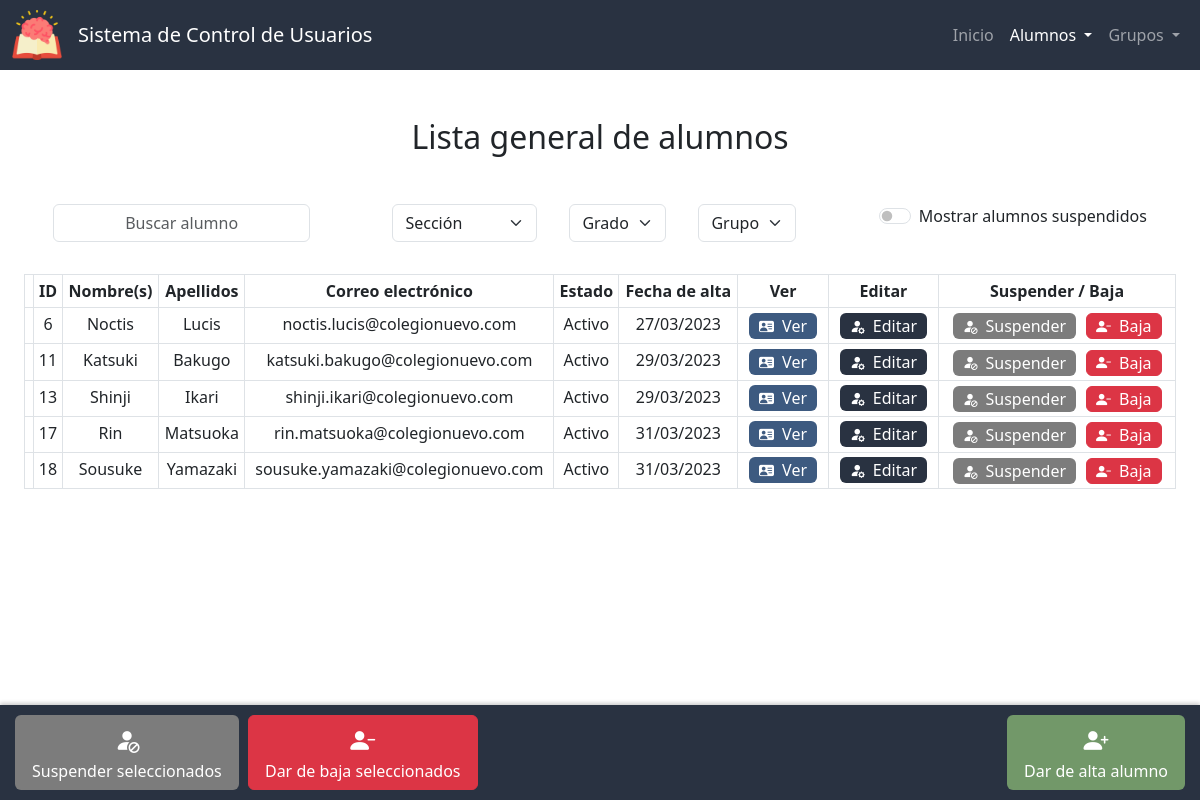
/lista_alumnos, run on an earlier commit of the app's database.
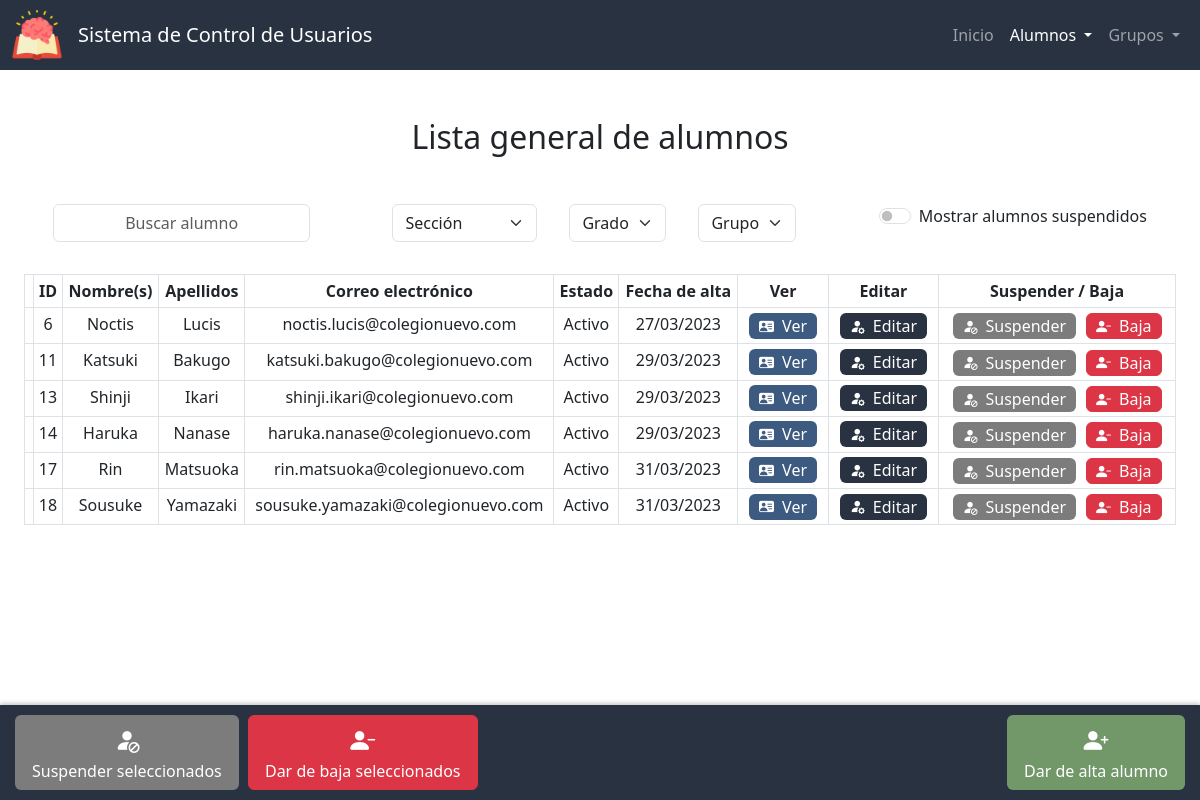
And on a later commit of the database.
### app.py (models this page shows, shortened)
class Alumnos(db.Model):
    id = db.Column(db.Integer, primary_key=True)
    nombre = db.Column(db.String(50), nullable=False)
    apellidos = db.Column(db.String(50), nullable=False)
    correo = db.Column(db.String(50), nullable=False, unique=True)
    estado = db.Column(db.Integer, nullable=False, default=0) # 0 - activo, 1 - suspendido, 2 - baja
    fecha_de_creacion = db.Column(db.DateTime, nullable=False, default=datetime.now)

### app.py (the view)
@app.route("/lista_alumnos", methods=["GET", "POST"])
def lista_alumnos():
    if request.method == "POST":
        grupo_actual = {}
        grupo_actual["seccion"] = request.form.get("seccion")
        grupo_actual["grado"] = request.form.get("grado")
        grupo_actual["grupo"] = request.form.get("grupo")
        suspendidos = True if request.form.get("suspendidos") == "on" else False
        estado = [0, 1] if suspendidos else [0]
        secciones = db.session.query(Grupos.seccion).distinct().all()
        datos = consultar_alumnos(grupo_actual, suspendidos,estado)
        if datos:
            return render_template("lista_alumnos.html", active="Lista de alumnos", lista=datos['lista'] , estados=ESTADOSV, grupo_actual=grupo_actual, secciones=secciones, grados=datos['grados'], grupos=datos['grupos'], suspendidos=suspendidos)
        else:
            lista = Alumnos.query.filter(Alumnos.estado.in_(estado)).all()
            return render_template("lista_alumnos.html", active="Lista de alumnos", lista=lista, estados=ESTADOSV, grupo_actual=None, secciones=secciones, grados=None, grupos=None, suspendidos=suspendidos)
    else:
        estado = 0
        lista = Alumnos.query.filter(Alumnos.estado == estado).all()
        secciones = db.session.query(Grupos.seccion).distinct().all()
        return render_template("lista_alumnos.html", active="Lista de alumnos", lista=lista, estados=ESTADOSV, grupo_actual=None, secciones=secciones, grados=None, grupos=None)

### templates/lista_alumnos.html (shortened to what this page needs)
{% extends "layout.html" %}
{% block scripts %}
    <link href="https://unpkg.com/bootstrap-table@1.21.3/dist/bootstrap-table.min.css" rel="stylesheet">
{% endblock %}
{% block main %}
    <h2 class="mb-5">
        {% if grupo_actual %} Lista de {% else %} Lista general de alumnos {% endif %}
    </h2>
    <form id="form-buscar-grupo" action="/lista_alumnos" method="post">
        <div class="d-flex justify-content-around">
            <div class="mb-3 mx-3">
                <input autocomplete="off" class="form-control mx-auto w-auto" autofocus id="buscar" placeholder="Buscar alumno" type="text">
            </div>
            <div class="d-flex flex-row bd-highlight mb-3 justify-content-center">
                <div class="mb-3 mx-3">
                    <select class="select form-select mx-auto w-auto" name="seccion" id="seccion" required>
                        <option selected value="">Sección</option>
                    </select>
                </div>
                <div class="d-flex flex-row justify-content-center" {% if grupo_actual.seccion %} style="display:block" {% else %} style="display:none" {% endif %}>
                    <div class="mb-3 mx-3">
                        <select class="select form-select mx-auto w-auto" name="grado" id="grado" required>
                            <option selected value="">Grado</option>
                        </select>
                    </div>
                    <div class="mb-3 mx-3">
                        <select class="select form-select mx-auto w-auto" name="grupo" id="grupo" required>
                            <option selected value="">Grupo</option>
                        </select>
                    </div>
                </div>
            </div>
            <div class="mb-3 mx-3">
                <div class="form-check form-switch switch-primario">
                    <input class="form-check-input" type="checkbox" id="suspendidos" name="suspendidos" {% if suspendidos %} checked {% endif %}>
                    <label class="form-check-label" for="suspendidos">Mostrar alumnos suspendidos</label>
                </div>
            </div>
        </div>
    </form>
    <div id="alumnos-div" class="container-fluid">
        <table id="tabla-alumnos" class="table table-hover table-bordered table-sm"
        data-search="true" data-search-accent-neutralise="true" data-search-selector="#buscar"
        data-show-columns="true" data-show-columns-toggle-all="true"
        data-show-pagination-switch="true" data-show-toggle="true" data-show-fullscreen="true"
        data-buttons-class="" data-locale="es-MX" data-visible-search="true"
        data-page-list="[10, 25, 50, 100, All]" data-select-item-name="selectedItems">
            <thead id="thead" class="color-primario">
                <tr>
                    <th data-field="state" data-checkbox="true"></th>
                    <th data-sortable="true" scope="col" data-visible="false" >ID</th>
                    <th data-sortable="true" scope="col">Nombre(s)</th>
                    <th data-sortable="true" scope="col">Apellidos</th>
                    <th data-sortable="true" scope="col">Correo electrónico</th>
                    <th data-sortable="true" scope="col" class="col-movil">Estado</th>
                    <th data-sortable="true" scope="col" class="col-movil">Fecha de alta</th>
                    <th>Ver</th>
                    <th class="col-movil">Editar</th>
                    <th class="col-movil">Suspender / Baja</th>
                </tr>
            </thead>
            <tbody id="tbody">
                {% for i in lista %}
                    <tr {% if i.estado == 1 %} class="suspendido" {% endif %}>
                        <td></td>
                        <td>{{ i.id }}</td>
                        <td >{{ i.nombre }}</td>
                        <td>{{ i.apellidos }}</td>
                        <td>{{ i.correo }}</td>
                        <td>{{ estados[i.estado] }}</td>
                        <td>{{ i.fecha_de_creacion.strftime('%d/%m/%Y') }}</td>
                        <td>
                            <form action="/ver_alumno" method="get">
                                <button type="submit" class="edit btn ver" title="Ver alumno"><i class="bi-small bi bi-person-vcard-fill mx-1"></i><span class="mx-1 no-movil">Ver</span></button>
                            </form>
                        </td>
                        <td>
                            <form action="/editar_alumno" method="get">
                                <button type="submit" class="edit btn color-primario" title="Editar alumno"><i class="bi-small bi bi-person-fill-gear mx-1"></i><span class="mx-1 no-movil">Editar</span></button>
                            </form>
                        </td>
                        <td>
                            <div class="btn-group">
                                <form action="/suspender_alumno" method="post" {% if i.estado in (1,2) %} style="display:none;" {% else %} style="display:inline;" {% endif %}>
                                    <button type="submit" class="edit btn gris-oscuro" title="Suspender alumno"><i class="bi-small bi-person-fill-slash mx-1"></i><span class="mx-1 no-movil">Suspender</span></button>
                                </form>
                                <form id="form-eliminar-usuario" action="/eliminar_usuario" method="post">
                                    <button type="button" class="edit btn btn-danger" title="Eliminar alumno" onclick="confirmarEliminarUsuario('{{ i.id }}', '{{ i.nombre }}', '{{ i.apellidos }}')"><i class="bi-small bi bi-person-dash-fill mx-1"></i><span class="mx-1 no-movil">Baja</span></button>
                                </form>
                            </div>
                        </td>
                    </tr>
                {% endfor %}
            </tbody>
        </table>
    </div>
    <div class="botones-fijos d-flex justify-content-between">
        <div class="btn-group">
            <div>
                <button id="suspender-seleccionados" class="btn-big btn gris-oscuro" title="Suspender seleccionados"><i class="bi bi-person-fill-slash"></i><div class="mx-1 no-movil">Suspender seleccionados</div></button>
                <button id="eliminar-seleccionados" class="btn-big btn btn-danger" title="Dar de baja seleccionados"><i class="bi bi-person-dash-fill"></i><div class="mx-1 no-movil">Dar de baja seleccionados</div></button>
            </div>
        </div>
        <div>
            <form action="/alta_alumno">
                <button type="submit" class="btn-big btn verde" title="Dar de alta alumno"><i class="bi bi-person-plus-fill"></i><div class="mx-1 no-movil">Dar de alta alumno</div></button>
            </form>
        </div>
    </div>
{% endblock %}

### templates/layout.html (shortened to what this page needs)
<!DOCTYPE html>
<html lang="es">
    <head>
        <link href="https://cdn.jsdelivr.net/npm/bootstrap@5.3.0-alpha1/dist/css/bootstrap.min.css" rel="stylesheet">
        <link rel="stylesheet" href="https://cdn.jsdelivr.net/npm/bootstrap-icons@1.10.3/font/bootstrap-icons.css">
        <link rel="stylesheet" href="https://use.fontawesome.com/releases/v5.6.3/css/all.css">
        {% block scripts %}
        {% endblock %}
        <link href="/static/styles.css" rel="stylesheet">
    </head>
    <body>
        <nav class="navbar navbar-expand-sm navbar-dark">
            <div class="container-fluid">
                <a class="navbar-brand" href="/">
                    <img alt="logo de escuela" src="static\logo.png" height=50px class="d-inline-block align-top">
                </a>
                <a class="navbar-brand" href="/"><span class="movil">SCU</span><span class="no-movil">Sistema de Control de Usuarios</span></a>
                <div class="collapse navbar-collapse color-primario" id="navbarSupportedContent">
                    <ul class="navbar-nav ms-auto mb-2 mb-lg-0">
                    <li class="nav-item">
                        <a class="nav-link {% if active=='Inicio' %} active {% endif %}" aria-current="page" href="/">Inicio</a>
                    </li>
                    <li class="nav-item dropdown">
                        <a class="nav-link dropdown-toggle {% if active in ['Lista de alumnos', 'Alta alumno', 'Alumno', 'Bajas alumnos'] %} active {% endif %}" href="#" id="navbarDropdown" role="button" data-bs-toggle="dropdown" aria-expanded="false">
                        Alumnos
                        </a>
                    </li>
                    <li class="nav-item dropdown">
                        <a class="nav-link dropdown-toggle {% if grupo %} active {% endif %}" href="#" id="navbarDropdown" role="button" data-bs-toggle="dropdown" aria-expanded="false">
                        Grupos
                        </a>
                    </li>
                    </ul>
                </div>
            </div>
          </nav>
          <main class="container-fluid py-5 text-center">
            {% block main %}{% endblock %}
        </main>
    </body>
</html>

### static/styles.css (style rules this page uses)
:root { --color-primario: #293241; --color-primario-active: #3b4f69; --color-primario-hover: #334458; --letra-primario: white; --letra-primario-inactive: #9A9EA5; --letra-primario-hover: #C9CBCF; --verde: #729869; --verde-active: #588559; --amarillo: #D69900; --amarillo-active: #b17900; --color-ver: #3D5A80; --color-ver-active: #5281a7; --gris: #a5a5a5; --gris-active: #969696; --gris-oscuro: #7c7c7c; --gris-oscuro-active: #646464; }
.navbar { background-color: var(--color-primario); height: 70px; }
.color-primario { background-color: var(--color-primario); color: var(--letra-primario); }
.btn.edit { padding: 0 5px; }
.btn.edit, .btn-big { margin: 0 5px; transition: transform 0.2s ease-in-out; }
.btn-danger { margin: 0; }
.verde { background-color: var(--verde); color: var(--letra-primario); }
.gris-oscuro { background-color: var(--gris-oscuro); color: var(--letra-primario); }
.ver { background-color: var(--color-ver); color: var(--letra-primario); }
#grado, #grupo { width: 100px; }
.bi { font-size: 25px; color: var(--letra-primario); }
.bi-small { font-size: 15px; }
.d-flex { display: flex; flex-wrap: wrap; }
input { text-align: center; }
#alumnos-div { max-width: 1500px; justify-content: center; margin-bottom: 75px; }
.botones-fijos { position: fixed; bottom: 0; left: 0; right: 0; display: flex; justify-content: center; padding: 10px; background-color: var(--color-primario); box-shadow: 0 -2px 4px rgba(0, 0, 0, 0.2); }

What changed in the data, as far as the page shows it:
now on this page (row edited): Alumnos: id "14", nombre "Haruka", apellidos "Nanase", correo "haruka.nanase@colegionuevo.com", estado "Activo", fecha_de_creacion "29/03/2023"
